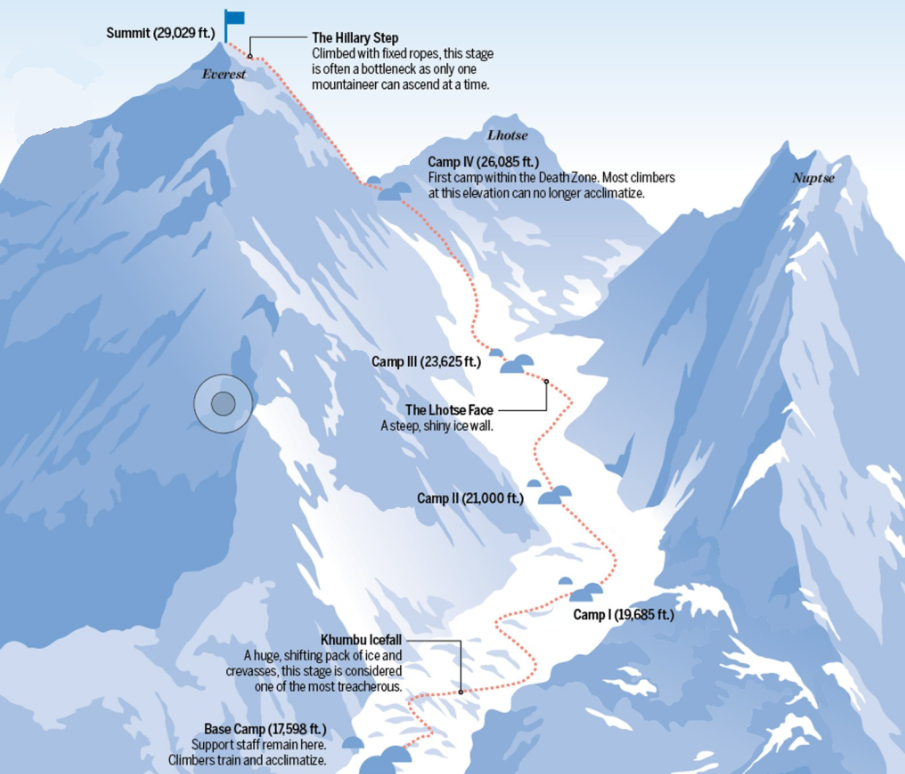
#> input picture test2.png, 905 x 774 px
$ jupyter execute --allow-errors goodreads_climb.ipynb
#> lines starting #> are read from the running program, lines starting #| are printed output that depends on the picture; after the words box and inside, x2 and y2 are one past the last pixel; in counts of white or black regions, pixels touching at a corner belong together
As a kid, I read all the time. Then, when it became a more academic endeavor, I somehow fell out of love with reading for fun. Last year I was determined to change that, and so I bought the books that came most highly recommended by my friends and started a new journey. In an effort to keep motivated, I documented what I read on Goodreads.

When 2024 started, Goodreads prompted me to set a reading goal which felt like a fun way to motivate myself to read even more, but they don't really promote that goal in any interesting way. So I thought I'd do that for myself, by tracking my reading journey and displaying it in a more interesting way.

So the goal is simple: Get the books I've read, calculate the approximate amount of words contained in those books, and then visualize the distance those words span.

First, I need to get the list of books I've read in the current year from my Goodreads account.

[cell 1]
from bs4 import BeautifulSoup
import requests
import time

def get_reading_list(user_id, year = "2024"):
    """
    Obtains a list of all books read in the specified year by the specified user from their Goodreads profile.
    @param user_id: The user_id, in numeric form, for the Goodreads account.
    @param year: The year to obtain the reading list for.
    """
    url = f"https://www.goodreads.com/review/list/{user_id}?date_added={year}"

    standard_headers = {'User-Agent':'Mozilla/5.0 (Windows NT 10.0; Win64; x64) AppleWebKit/537.36 (KHTML, like Gecko) Chrome/91.0.4472.124 Safari/537.36'}
    try:
        r = requests.get(url, headers=standard_headers)
        r.raise_for_status()  # Raises HTTPError for bad status codes
    except requests.exceptions.HTTPError as err:
        print(f"Error: {err.response.status_code}")
        time.sleep(5)
        return None

    # Parse the HTML and find the correct table rows to loop through for the correct data
    soup = BeautifulSoup(r.text, 'html.parser')
    books_table = soup.find("table", {"id": "books"}).find("tbody").find_all("tr")
    books_read = {}

    for book in books_table:
        item = book.find("td", {"class":"field title"}).find("div").find("a")
        # Cleaning the title of whitespace at the ends, new lines, and then white space between title & sub-title
        title = " ".join(item.text.strip().replace('\n',' ').split())
        link = item.get("href")

        books_read[title] = link

    return books_read

[cell 2]
user_id = "15147556"
#> (the rest of this cell did not finish here and is left out)

#> (a cell that did not finish here is left out)

Now, we have a dictionary containing the name of each book from my reading list, and the link Goodreads provided to that book's page.
Next, we can use those links to get book-level details such as the number of pages (unfortunately, word counts don't seem to be a provided data point, so that'll have to be extrapolated based on industry averages per page).

[cell 4]
# [16 lines left out: function fetch_book_details, not called in this run]

[cell 5]
# [50 lines left out: function get_book_data, not called in this run]

Now, just for simplicity, I'll create a final function that just wraps all of these scraping functions into one.

[cell 6]
def fetch_all(user_id, year = "2024"):
    """
    Composite operation, fetching the user's book list for the specified year and then calculating the book data for
    every book on that list. Returns a json-like dictionary containing total books, total pages, and book details.
    @param user_id: The user_id, in numeric form, for the Goodreads account.
    @param year: The year to obtain the reading list for.
    """
    # First, get all books for reading list
    books_read = get_reading_list(user_id, year)
    # Next, calculate book data.
    books_data = get_book_data(books_read)
    return books_data

#> (a cell that did not finish here is left out)

It takes a bit to run, and there's some built-in reattempts and slowdowns because Goodreads can be a bit fickle when scraping, but overall it's not very long and it only needs to run that one time to get our data.

For the visualization, I wanted something that works well within the realm of books that most people will read. The initial idea was to draw a distance on a map of the United States, but for people who only read a handful of books in a year, it would be an inconsequential mark. Even for those who read a lot, they wouldn't come close to crossing the entire map.

So the next idea that matched my desired parameters, and also gave a scope that was encouraging, was Mount Everest.

Somewhat surprisingly to me, Mount Everest may have a tall reputation, but compared to horizontal distances we deal with daily it's actually pretty manageable (obviously the difficulty doesn't come from pure hike length). Additionally, if we start from the Base Camp, that cuts out a good chunk.

What if someone reads a ton though? Well, we can convert the data visualization to show a more realistic hike then complete with acclimatization steps (essentially going up, then coming back down repeatedly to get used to elevation changes).

<div>

</div>

I found this image online and modified it slightly - and will probalby modify it more for the final product - but for now it's a good starting point. I'm combining this with hiking distance data I found at https://www.alanarnette.com/everest/everestsouthroutes.php

That data is as follows:
* Base Camp to Icefall: He doesn't actually say.
* Icefall to Camp I: 1.62 miles
* Camp I to Camp II: 1.74 miles
* Camp II to Camp III: 1.64 miles
* Camp III to Camp IV: 0.8 miles
* Camp IV to Summit: 1.07 miles

The main issue is that he doesn't explicitly state a distance between Base Camp and the Icefall. Looking at lots of photos, it seems like the technical start of Khumbu Icefall on this Southern path is super close to Base Camp, so I think I can fairly safely assume the 1.62 miles stated from Icefall to Camp I is valid to use for the entire Base Camp to Camp I segment.

Additionally, the author provides a Youtube video outlining their actual path taken, which is as follows:
1. Base to Icefall
2. Icefall back to Base
3. Base to C1
4. C1 back to Base
5. Base to C2,
6. C2 back to Base
7. Base to C2
8. C2 to C3
9. C3 back to C2
10. C2 back to Base
11. Base to C2
12. C2 to C3
13. C3 to C4
14. C4 to Summit

Ok, that's enough data theorizing for now. Next step is to convert the actual path on the image to a distance. Then, when the distance from the reading list is calculated, it can be converted to a spot on the trail (simplifying things and assuming linear distance on the image).

First, I'll remove the extraneous red circles just to make things easier to analyze using CV2.

<div>

</div>

[cell 8]
import cv2
import numpy as np

# Load the image
image = cv2.imread('test2.png')
#> image is the input picture: shape (774, 905, 3); mean B, G, R 229.5, 203.9, 184.4

# Threshold the image to isolate the trail
lower_red = np.array([0, 0, 150])
upper_red = np.array([145, 145, 255]) # Modify this to get the correct threshold for just the trail
mask = cv2.inRange(image, lower_red, upper_red)
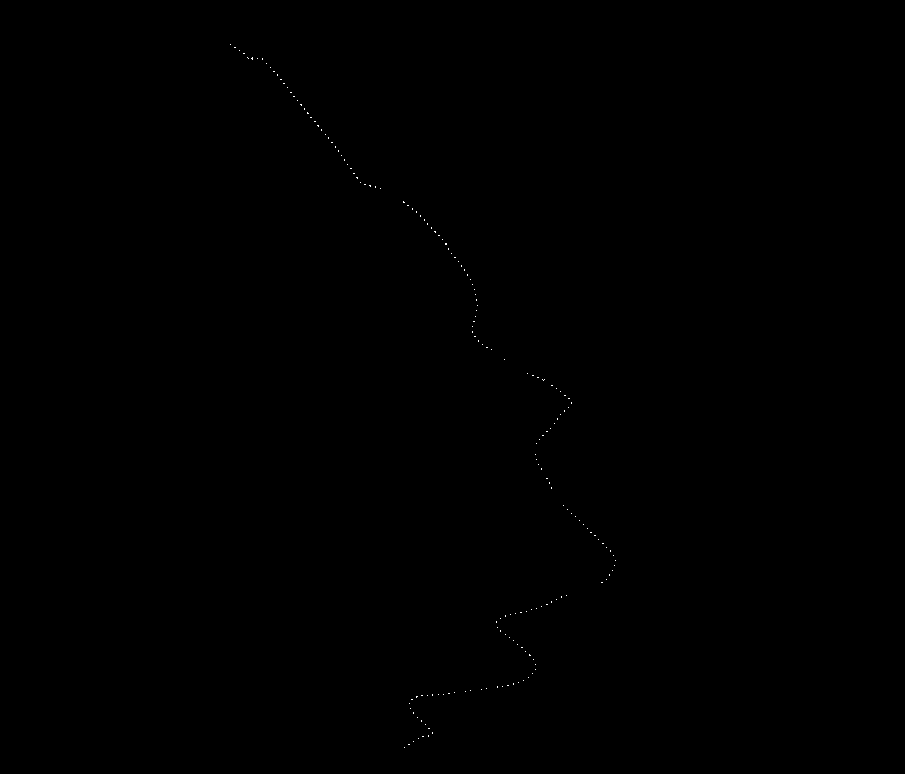
#> mask: shape (774, 905); 0.04% white in thin lines or dots, all inside (x1, y1, x2, y2) = (230, 44, 616, 748)

# Can uncomment this to see the mask and verify the upper_red threshold is set correct
# cv2.imshow('Thresholded Image', mask)
# cv2.waitKey(0)
# cv2.destroyAllWindows()

# Find contours in the thresholded image
contours, _ = cv2.findContours(mask, cv2.RETR_EXTERNAL, cv2.CHAIN_APPROX_SIMPLE)
#> contours = 186 contours, all with area under 20

# Create a dictionary to store the coordinates of the red dots that make up the trail
red_dots = {}

for i, contour in enumerate(contours):
    # Initially tried using Moments, but some of the red dots for the trail marking are too small
    # and so Moments was having issues detecting a center. Instead, can just calculate that manually.

    # Calculate the area of the contour
    area = cv2.contourArea(contour)
    if area < 0.1:
        # Assign a predefined small area value
        area = 0.1

    # For each contour, sum x and y values and divide by total count to get average x/y position as center
    sum_x = 0
    sum_y = 0
    count = 0

    for point in contour:
        x, y = point[0]
        sum_x += x
        sum_y += y
        count += 1

    if count != 0:
        cX = int(sum_x / count)
        cY = int(sum_y / count)
        red_dots[i + 1] = (cX, cY)
#> this loop made 186 passes
#> (contour, cX, cY) on passes 2, 5, 6, 7, 8, 10, 12, 15, 16, 18, 21, 22: ([[408, 744], [409, 744]], 408, 744), ([[422, 736], [423, 736]], 422, 736), ([[428, 735], [428, 736]], 428, 735), ([[432, 732], [432, 733]], 432, 732), ([[428, 728], [429, 728]], 428, 728), ([[421, 720], [421, 721]], 421, 720), ([[413, 712], [413, 713]], 413, 712), ([[411, 699], [412, 699]], 411, 699), ([[416, 696], [416, 697], [417, 696]], 416, 696), ([[421, 695], [422, 695]], 421, 695), ([[432, 694], [432, 695]], 432, 694), ([[448, 693], [449, 693]], 448, 693)
#> (cX, cY) on passes 1, 3, 4, 9, 11, 13: (404, 747), (413, 741), (418, 738), (425, 724), (417, 717), (410, 708)
#> after the loop, red_dots = 186 items

print(red_dots)
#> (printed output is left out)

This can easily be checked just by opening the image in Paint and verifying the (x,y) coordinates of the red dots after zooming in. Everything looks good.

The next step is to get the euclidean distance between these (x,y) coordinates. This will give the sum total distance for the entire path going from point-to-point for conversion into mileage.

[cell 9]
import math

def calculate_distance(point1, point2):
    # Simple function to calculate euclidean distance
    x1, y1 = point1
    x2, y2 = point2
    return round(math.sqrt((x2 - x1) ** 2 + (y2 - y1) ** 2), 2)

[cell 10]
# First point will be set to 0 unless I want to change it to the base camp duration later on, so this exempts it
previous_point = None

# Creating a new dict to modify
trail = dict(red_dots)
#> trail = 186 items

for key, coordinates in trail.items():
    if previous_point is not None:
        distance = calculate_distance(previous_point, coordinates)
        trail[key] = [coordinates, distance]
    else:
        trail[key] = [coordinates, 0]
    previous_point = coordinates
#> this loop made 186 passes
#> (x1 in calculate_distance, y1 in calculate_distance, x2 in calculate_distance, y2 in calculate_distance, distance) on passes 2 to 13: (404, 747, 408, 744, 5), (408, 744, 413, 741, 5.83), (413, 741, 418, 738, 5.83), (418, 738, 422, 736, 4.47), (422, 736, 428, 735, 6.08), (428, 735, 432, 732, 5), (432, 732, 428, 728, 5.66), (428, 728, 425, 724, 5), (425, 724, 421, 720, 5.66), (421, 720, 417, 717, 5), (417, 717, 413, 712, 6.4), (413, 712, 410, 708, 5)
#> coordinates on passes 23 to 28: (454, 692), (465, 691), (470, 690), (481, 689), (486, 688), (502, 686)

# Calculating the total trail distance
total_distance = 0
for data in trail.values():
    _, distance = data
    total_distance += distance
#> this loop made 186 passes
#> data on passes 1 to 3: [(404, 747), 0], [(408, 744), 5], [(413, 741), 5.83]

print(trail)
#> (printed output is left out)
print(round(total_distance,2))

So with the total distance, that can now be mapped to the mileage of our hike from before. Therefore

1179.31 units = (1.62 + 1.74 + 1.64 + 0.8 + 1.07 miles) = 6.87 miles

So, if our calculated reading length was 3.1 miles, it's as simple as doing the following calculation:

(3.1 / 6.87) * 1179.31 = 532.15 units hiked

Then we can just loop through the trail until we've hiked 532.15 units, and that will be how far we've read to. We could go one point prior, or find the average distance between the point before 532.15 units and the point after that is the correct distance, but I think that's a level of specificity that's unnecessary.

[cell 11]
target_distance = 535.15
accumulated_distance = 0
target_coordinates = None

for key, data in trail.items():
    coordinates, distance = data
    accumulated_distance += distance
    if accumulated_distance >= target_distance:
        target_coordinates = coordinates
        break
#> this loop made 83 passes
#> data on passes 1 to 12: [(404, 747), 0], [(408, 744), 5], [(413, 741), 5.83], [(418, 738), 5.83], [(422, 736), 4.47], [(428, 735), 6.08], [(432, 732), 5], [(428, 728), 5.66], [(425, 724), 5], [(421, 720), 5.66], [(417, 717), 5], [(413, 712), 6.4]

print(f"Target: {target_coordinates}")

To quickly verify, since this should be just below 50% of the way up the trail, we can draw a dot there to see.

[cell 12]
from PIL import Image, ImageDraw

image = Image.open("test2.png")
#> image: PIL image 905x774 RGBA
draw = ImageDraw.Draw(image)

x,y = target_coordinates
left = x-5
top = y-5
right = x+5
bottom = y+5

draw.rectangle([left, top, right, bottom], fill = "red")
image.show()

It's a bit hard to tell if that's close to 50% of the way, but it looks fairly correct since the start contains much more twists in the trail than the latter part of the hike where it's mostly straightforward vertical climbing.

Ok, now we just need a quick calculation for the total distance from our book data.

#> (a cell that did not finish here is left out)

The industry standard for words per page seems to be ~300. I tested with a few random books from my shelf and this definitely seemed accurate for paperbacks, but a bit low for larger hardcovers. However, Goodreads data seems to tend towards a larger number of pages (for *The Will of the Many* it was +25 pages compared to my hardcover) since it commonly uses Kindle editions.

Even for my paperback copy of *The Stone Sky*, which is the edition Goodreads supposedly uses, it was +20 pages off, possibly due to counting appendecies and such or perhaps it's just a different paperback print format.

Since 300 words/page seems like it'll be a slight underestimation (my random page count for *The Stone Sky* was 284, and for *The Will of the Many* was a whopping 500), I think it'll end up working nicely in conjunction with Goodreads' inflated values.

So, 300 words/page. In English, the average word length is 4.7 characters. Both books I've been using for physical data have a 5-letter word come out to almost exactly 1/4 of an inch. That means the average word, at 4.7 characters, would be ~0.235 inches.

[cell 14]
# [10 lines left out: function get_reading_distance, not called in this run]

#> (the rest of this cell did not finish here and is left out)

So my 2024 reading list is already more than the distance, so I would have either completed my journey or I could choose the actual climbing route which loops back to the base camp after hitting certain elevations. No matter, because we can make both an option.

Might as well check the data for my 2023 reading list which may be shorter as another testing point.

#> (a cell that did not finish here is left out)
